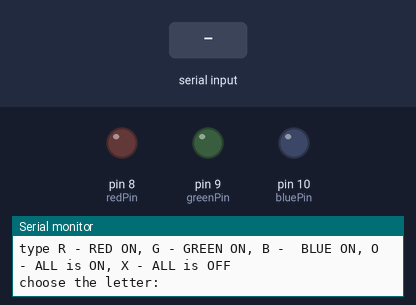
A sketch run on a simulated Arduino Uno, built with avr-gcc and run on an emulated ATmega328P. Shown: output pins drawn as LEDs (lit = HIGH), the last lines printed to the serial monitor. The test bench sets the inputs (shaded band).

Above: at 1.2 s.
1.3 s: "R" received over Serial
At 2.4 s:
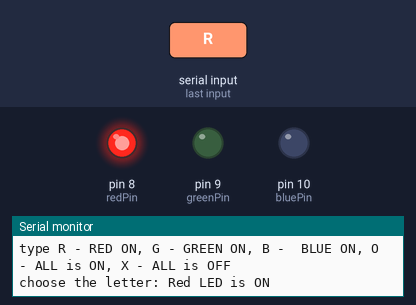
2.8 s: "G" received over Serial
At 3.6 s:
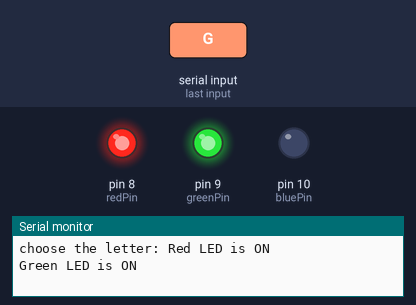
4.3 s: "B" received over Serial
At 4.7 s:
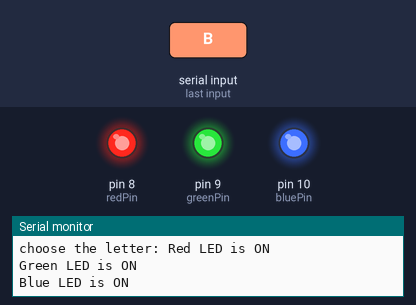
Timing chart, 0 to 7.3 s (numbered marks = the images above; inputs shaded):
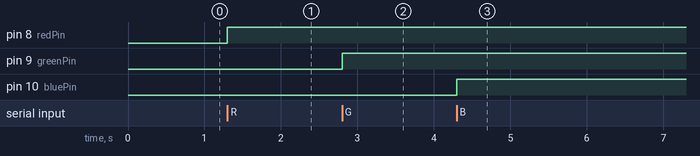

The sketch:

controling_LED_Using_Serial_Monitor.ino
```cpp
/*************************************************************
**   Controling LED using SERIAL MONITOR
*************************************************/

const int redPin = 8;
const int greenPin = 9;
const int bluePin = 10;

void setup() {

  pinMode(redPin, OUTPUT);
  pinMode(greenPin, OUTPUT);
  pinMode(bluePin, OUTPUT);
  Serial.begin(9600);
  Serial.println("type R - RED ON, G - GREEN ON, B -  BLUE ON, O - ALL is ON, X - ALL is OFF  ");
  Serial.print("choose the letter: ");
}

void loop() {

  if (Serial.available() > 0) {
      char comdata = char(Serial.read());
    if (comdata == 'R') {
      Serial.println("Red LED is ON");
      digitalWrite(redPin, HIGH);
    }
    else if (comdata == 'G' ) {
      Serial.println("Green LED is ON");
      digitalWrite(greenPin, HIGH);
    }
    else if (comdata == 'B') {
      Serial.println("Blue LED is ON");
      digitalWrite(bluePin, HIGH);
    }
    else if (comdata == 'O') {
      Serial.println("all LED is turn ON");
      digitalWrite(redPin, HIGH);
      digitalWrite(greenPin, HIGH);
      digitalWrite(bluePin, HIGH);
    }
    else if (comdata == 'X') {
      Serial.println("all LED is turn OFF");
      digitalWrite(redPin, LOW);
      digitalWrite(greenPin, LOW);
      digitalWrite(bluePin, LOW);
    }
  }
}
```

Measured:
- after the input at 1.3 s, pin 8 (redPin): LOW → HIGH at once
- after the input at 2.8 s, pin 9 (greenPin): LOW → HIGH at once
- after the input at 4.3 s, pin 10 (bluePin): LOW → HIGH at once
